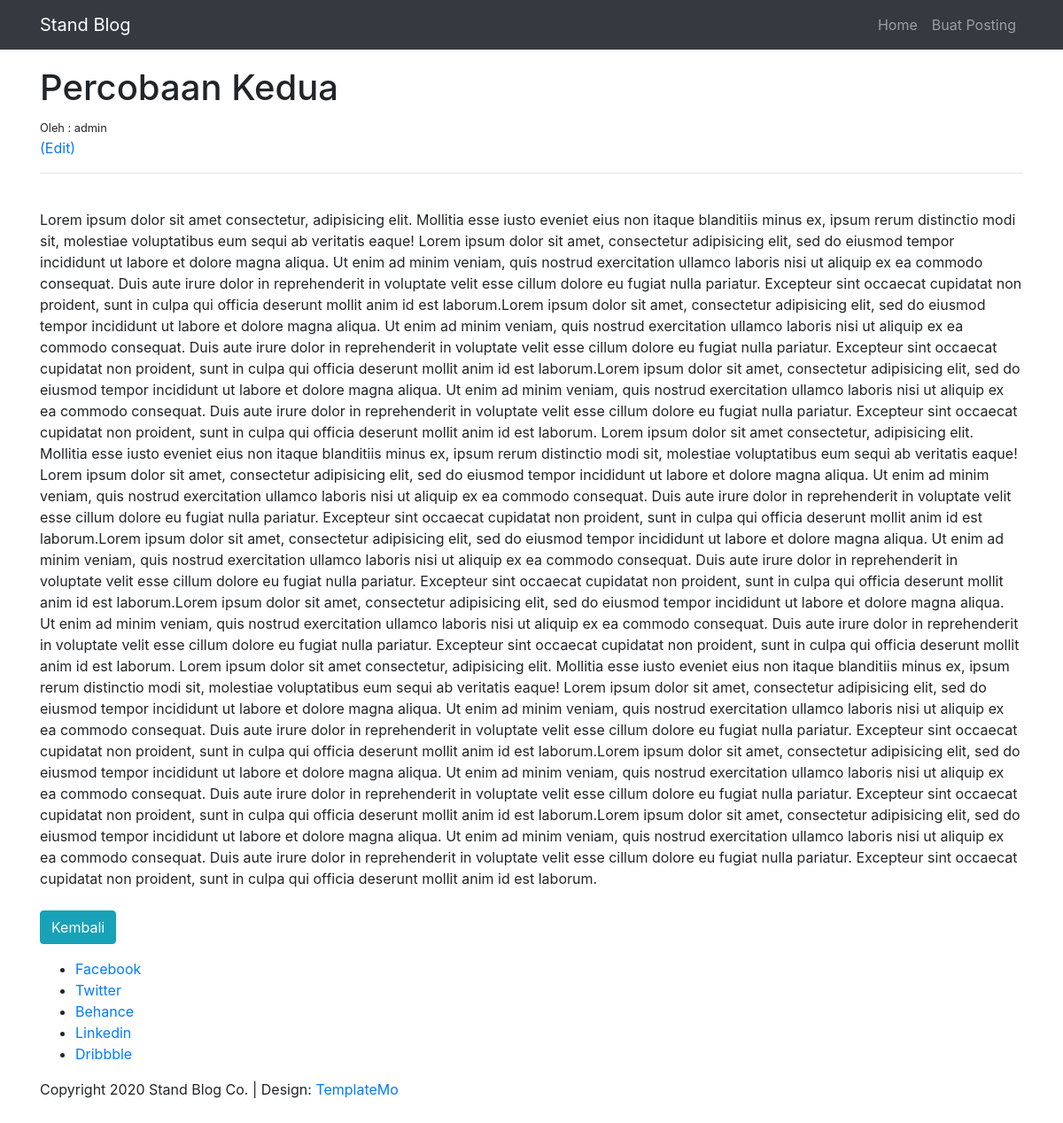
The app's page /article/2, older data.
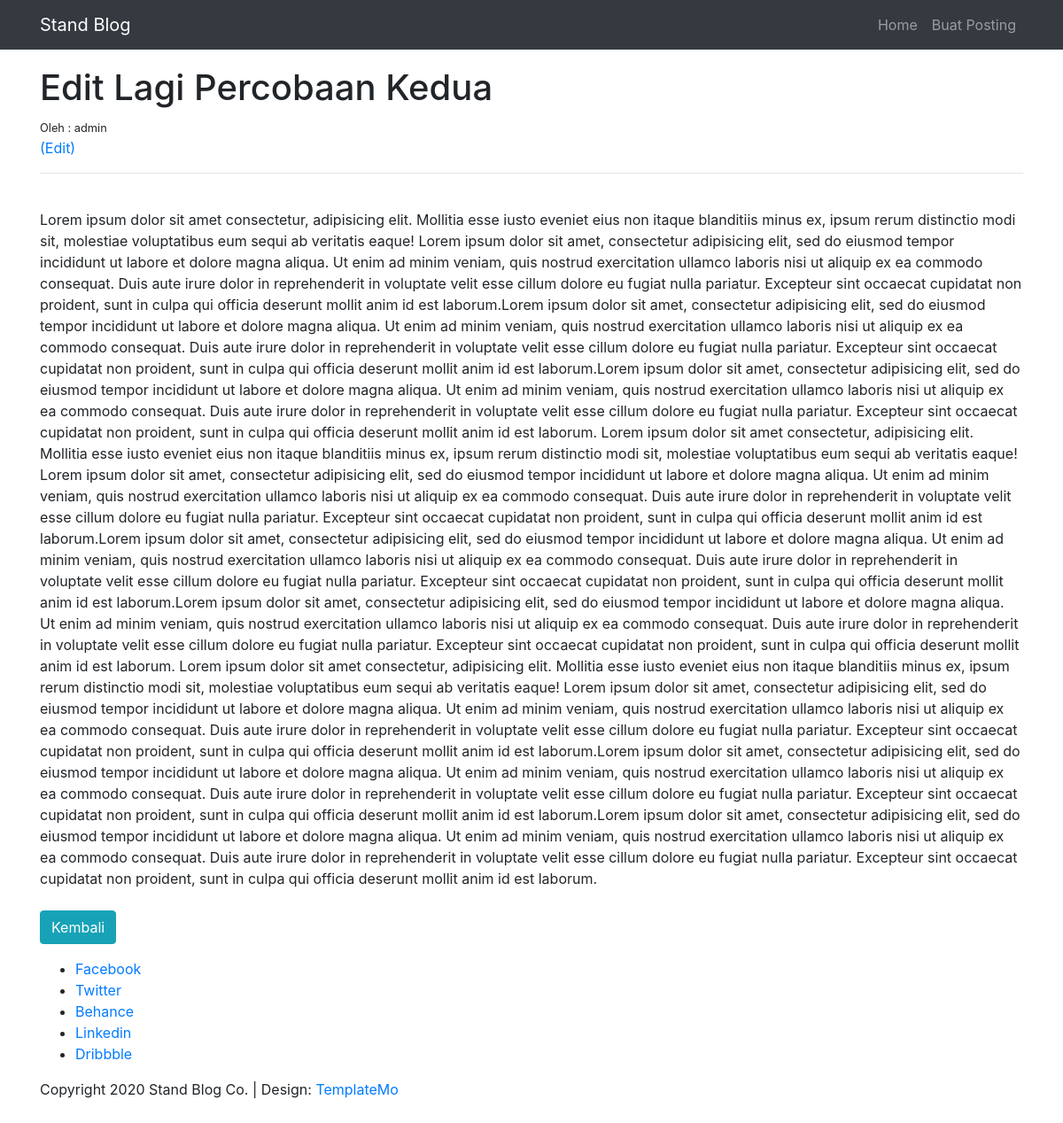
The same page, newer data.
### blog/models.py (models this page shows, shortened)
class Post(models.Model):
    judul = models.CharField(max_length=255)
    author = models.ForeignKey(User, on_delete=models.CASCADE)
    konten = models.TextField()

### blog/views.py (the view)
# urls.py: path('article/<int:pk>', ArtikelDetail.as_view(), name='detail-artikel'),
class ArtikelDetail(DetailView):
    model = Post
    template_name = 'blog/artikel_detail.html'

### blog/templates/blog/artikel_detail.html (shortened to what this page needs)
{% extends 'base.html' %}
{% block content %}
<h1>{{ post.judul }}</h1>
<small>Oleh : {{ post.author}}</small><br/>
<a href="{% url 'edit-artikel' post.pk %}">(Edit)</a>
<hr>
<br/>
{{ post.konten }}
<br><br>
<a class="btn btn-info" href="{% url 'home' %}">Kembali</a>
{% endblock content %}

### templates/base.html (shortened to what this page needs)
<!DOCTYPE html>
<html>
	{% include 'head.html' %}
	<body>
		{% include 'navbar.html' %}
		<main role="main" class="flex-shrink-0">
			<div class="container">
				{% block content %}
				{% endblock content %}
            </div>
		</main>
		{% include 'footer.html' %}
	</body>
</html>

### templates/head.html (shortened to what this page needs)
{% load static %}
<head>
    <link rel="stylesheet" href="https://cdn.jsdelivr.net/npm/bootstrap@4.6.0/dist/css/bootstrap.min.css">
    <link rel="stylesheet" href="{% static 'css/bootstrap.min.css' %}" type="text/css">
    <link rel="stylesheet" href="{% static 'css/style.css' %}" type="text/css">
</head>

### templates/navbar.html (shortened to what this page needs)
<header class="">
  <nav class="navbar navbar-expand-md navbar-dark fixed-top bg-dark">
    <div class="container">
      <a class="navbar-brand" href="{% url 'home' %}">Stand Blog</a>
      <div class="collapse navbar-collapse" id="navbarResponsive">
        <ul class="navbar-nav ml-auto">
          <li class="nav-item">
            <a class="nav-link" href="{% url 'home' %}">Home
            </a>
          </li>
          <li>
            <a href="{% url 'post-artikel' %}" class="nav-link">Buat Posting
            </a>
          </li>
        </ul>
      </div>
    </div>
  </nav>
</header>

### templates/footer.html
<footer class="footer mt-auto py-3">
    <div class="container">
      <div class="row">
        <div class="col-lg-12">
          <ul class="social-icons">
            <li><a href="#">Facebook</a></li>
            <li><a href="#">Twitter</a></li>
            <li><a href="#">Behance</a></li>
            <li><a href="#">Linkedin</a></li>
            <li><a href="#">Dribbble</a></li>
          </ul>
        </div>
        <div class="col-lg-12">
          <div class="copyright-text">
            <p>Copyright 2020 Stand Blog Co.
               | Design: <a rel="nofollow" href="https://templatemo.com" target="_parent">TemplateMo</a></p>
          </div>
        </div>
      </div>
    </div>
  </footer>

### templates/javascript.html (shortened to what this page needs)
{% load static %}

### static/css/style.css (style rules this page uses)
main > .container { padding: 75px 15px 0px; }
.footer > .container { padding-left: 15px; padding-right: 15px; }

Row changes from the older to the newer data that the page shows:
changed Post "admin": judul "Percobaan Kedua" → "Edit Lagi Percobaan Kedua"
